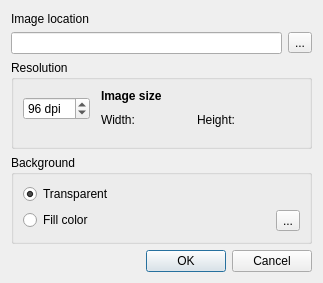
<?xml version="1.0" encoding="UTF-8"?>
<ui version="4.0">
 <class>ImageExportSettings</class>
 <widget class="QDialog" name="ImageExportSettings">
  <property name="geometry">
   <rect>
    <x>0</x>
    <y>0</y>
    <width>299</width>
    <height>283</height>
   </rect>
  </property>
  <property name="windowTitle">
   <string>Image Export Settings</string>
  </property>
  <layout class="QGridLayout" name="gridLayout_4">
   <item row="2" column="1">
    <widget class="QToolButton" name="btn_path">
     <property name="text">
      <string>...</string>
     </property>
    </widget>
   </item>
   <item row="5" column="0" colspan="2">
    <widget class="QDialogButtonBox" name="buttonBox">
     <property name="orientation">
      <enum>Qt::Horizontal</enum>
     </property>
     <property name="standardButtons">
      <set>QDialogButtonBox::Cancel|QDialogButtonBox::Ok</set>
     </property>
    </widget>
   </item>
   <item row="2" column="0">
    <widget class="QLineEdit" name="txt_path"/>
   </item>
   <item row="1" column="0" colspan="2">
    <widget class="QLabel" name="label">
     <property name="maximumSize">
      <size>
       <width>16777215</width>
       <height>15</height>
      </size>
     </property>
     <property name="text">
      <string>Image location</string>
     </property>
    </widget>
   </item>
   <item row="3" column="0" colspan="2">
    <widget class="QGroupBox" name="groupBox">
     <property name="title">
      <string>Resolution</string>
     </property>
     <property name="flat">
      <bool>true</bool>
     </property>
     <layout class="QHBoxLayout" name="horizontalLayout">
      <property name="spacing">
       <number>2</number>
      </property>
      <property name="topMargin">
       <number>0</number>
      </property>
      <property name="bottomMargin">
       <number>9</number>
      </property>
      <item>
       <widget class="QSpinBox" name="sb_resolution">
        <property name="suffix">
         <string> dpi</string>
        </property>
        <property name="minimum">
         <number>72</number>
        </property>
        <property name="maximum">
         <number>600</number>
        </property>
        <property name="value">
         <number>96</number>
        </property>
       </widget>
      </item>
      <item>
       <widget class="QFrame" name="frame">
        <property name="minimumSize">
         <size>
          <width>0</width>
          <height>40</height>
         </size>
        </property>
        <property name="maximumSize">
         <size>
          <width>16777215</width>
          <height>40</height>
         </size>
        </property>
        <property name="frameShape">
         <enum>QFrame::NoFrame</enum>
        </property>
        <property name="frameShadow">
         <enum>QFrame::Raised</enum>
        </property>
        <layout class="QGridLayout" name="gridLayout">
         <property name="topMargin">
          <number>0</number>
         </property>
         <property name="bottomMargin">
          <number>0</number>
         </property>
         <item row="0" column="0" colspan="4">
          <widget class="QLabel" name="label_2">
           <property name="text">
            <string>&lt;html&gt;&lt;head/&gt;&lt;body&gt;&lt;p&gt;&lt;span style=&quot; font-weight:600;&quot;&gt;Image size&lt;/span&gt;&lt;/p&gt;&lt;/body&gt;&lt;/html&gt;</string>
           </property>
          </widget>
         </item>
         <item row="1" column="0">
          <widget class="QLabel" name="label_3">
           <property name="text">
            <string>Width:</string>
           </property>
          </widget>
         </item>
         <item row="1" column="1">
          <widget class="QLabel" name="lbl_width">
           <property name="minimumSize">
            <size>
             <width>50</width>
             <height>0</height>
            </size>
           </property>
           <property name="frameShape">
            <enum>QFrame::NoFrame</enum>
           </property>
           <property name="text">
            <string/>
           </property>
          </widget>
         </item>
         <item row="1" column="2">
          <widget class="QLabel" name="label_4">
           <property name="text">
            <string>Height:</string>
           </property>
          </widget>
         </item>
         <item row="1" column="3">
          <widget class="QLabel" name="lbl_height">
           <property name="minimumSize">
            <size>
             <width>50</width>
             <height>0</height>
            </size>
           </property>
           <property name="frameShape">
            <enum>QFrame::NoFrame</enum>
           </property>
           <property name="text">
            <string/>
           </property>
          </widget>
         </item>
        </layout>
       </widget>
      </item>
     </layout>
    </widget>
   </item>
   <item row="4" column="0" colspan="2">
    <widget class="QGroupBox" name="groupBox_2">
     <property name="title">
      <string>Background</string>
     </property>
     <property name="flat">
      <bool>true</bool>
     </property>
     <layout class="QGridLayout" name="gridLayout_2">
      <item row="0" column="0" colspan="3">
       <widget class="QRadioButton" name="rb_transparent">
        <property name="text">
         <string>Transparent</string>
        </property>
        <property name="checked">
         <bool>true</bool>
        </property>
       </widget>
      </item>
      <item row="1" column="0">
       <widget class="QRadioButton" name="rb_fill">
        <property name="text">
         <string>Fill color</string>
        </property>
       </widget>
      </item>
      <item row="1" column="1">
       <spacer name="horizontalSpacer">
        <property name="orientation">
         <enum>Qt::Horizontal</enum>
        </property>
        <property name="sizeHint" stdset="0">
         <size>
          <width>160</width>
          <height>20</height>
         </size>
        </property>
       </spacer>
      </item>
      <item row="1" column="2">
       <widget class="QgsColorButton" name="btn_color">
        <property name="text">
         <string>...</string>
        </property>
       </widget>
      </item>
     </layout>
    </widget>
   </item>
   <item row="0" column="0" colspan="2">
    <layout class="QVBoxLayout" name="vl_notification"/>
   </item>
  </layout>
 </widget>
 <customwidgets>
  <customwidget>
   <class>QgsColorButton</class>
   <extends>QToolButton</extends>
   <header>qgis.gui</header>
  </customwidget>
 </customwidgets>
 <connections>
  <connection>
   <sender>buttonBox</sender>
   <signal>rejected()</signal>
   <receiver>ImageExportSettings</receiver>
   <slot>reject()</slot>
   <hints>
    <hint type="sourcelabel">
     <x>316</x>
     <y>260</y>
    </hint>
    <hint type="destinationlabel">
     <x>286</x>
     <y>274</y>
    </hint>
   </hints>
  </connection>
  <connection>
   <sender>rb_fill</sender>
   <signal>toggled(bool)</signal>
   <receiver>btn_color</receiver>
   <slot>setVisible(bool)</slot>
   <hints>
    <hint type="sourcelabel">
     <x>49</x>
     <y>191</y>
    </hint>
    <hint type="destinationlabel">
     <x>267</x>
     <y>191</y>
    </hint>
   </hints>
  </connection>
 </connections>
</ui>
